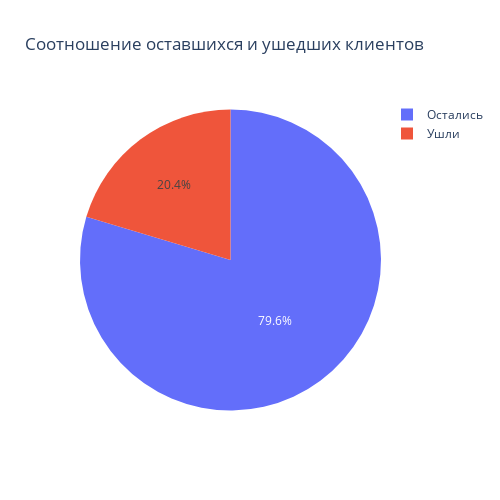

Notebook cell for this chart:
### Markdown cell above
#### 5.0.1 Каково соотношение ушедших и лояльных клиентов?

### Code cell
data = churn_df.groupby('Exited')['Exited'].count()
data.index = ['Остались', 'Ушли']
px.pie(names=data.index, values=data.values,
       title='Соотношение оставшихся и ушедших клиентов', width=500, height=500)

### Figure 1 — Plotly figure (JSON) as saved in the notebook; plotly's stock layout.template omitted (floating-point values rounded to 4 significant figures)
{"data": [{"domain": {"x": [0, 1], "y": [0, 1]}, "hovertemplate": "label=%{label}<br>value=%{value}<extra></extra>", "labels": ["Остались", "Ушли"], "legendgroup": "", "name": "", "showlegend": true, "type": "pie", "values": [7963, 2037]}], "layout": {"height": 500, "legend": {"tracegroupgap": 0}, "title": {"text": "Соотношение оставшихся и ушедших клиентов"}, "width": 500}}
